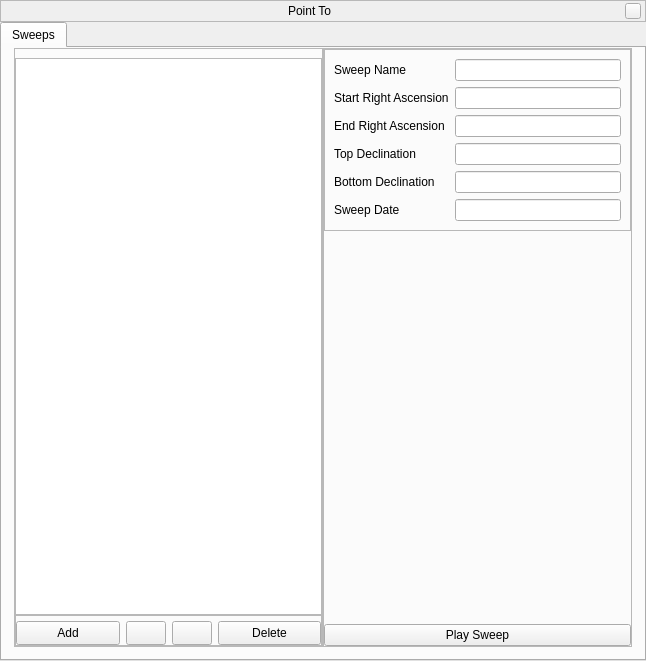
<?xml version="1.0" encoding="UTF-8"?>
<ui version="4.0">
 <class>ocularDialogForm</class>
 <widget class="QWidget" name="ocularDialogForm">
  <property name="geometry">
   <rect>
    <x>0</x>
    <y>0</y>
    <width>646</width>
    <height>661</height>
   </rect>
  </property>
  <property name="sizePolicy">
   <sizepolicy hsizetype="Minimum" vsizetype="MinimumExpanding">
    <horstretch>0</horstretch>
    <verstretch>0</verstretch>
   </sizepolicy>
  </property>
  <layout class="QVBoxLayout" name="verticalLayout_2">
   <property name="spacing">
    <number>0</number>
   </property>
   <property name="leftMargin">
    <number>0</number>
   </property>
   <property name="topMargin">
    <number>0</number>
   </property>
   <property name="rightMargin">
    <number>0</number>
   </property>
   <property name="bottomMargin">
    <number>0</number>
   </property>
   <item>
    <widget class="BarFrame" name="TitleBar">
     <property name="sizePolicy">
      <sizepolicy hsizetype="Expanding" vsizetype="Preferred">
       <horstretch>0</horstretch>
       <verstretch>0</verstretch>
      </sizepolicy>
     </property>
     <property name="maximumSize">
      <size>
       <width>16777215</width>
       <height>25</height>
      </size>
     </property>
     <property name="frameShape">
      <enum>QFrame::StyledPanel</enum>
     </property>
     <property name="frameShadow">
      <enum>QFrame::Raised</enum>
     </property>
     <layout class="QHBoxLayout" name="horizontalLayout_7">
      <property name="spacing">
       <number>6</number>
      </property>
      <property name="leftMargin">
       <number>0</number>
      </property>
      <property name="topMargin">
       <number>0</number>
      </property>
      <property name="rightMargin">
       <number>4</number>
      </property>
      <property name="bottomMargin">
       <number>0</number>
      </property>
      <item>
       <spacer name="leftSpacer">
        <property name="orientation">
         <enum>Qt::Horizontal</enum>
        </property>
        <property name="sizeHint" stdset="0">
         <size>
          <width>40</width>
          <height>20</height>
         </size>
        </property>
       </spacer>
      </item>
      <item>
       <widget class="QLabel" name="stelWindowTitle">
        <property name="text">
         <string>Point To</string>
        </property>
       </widget>
      </item>
      <item>
       <spacer name="rightSpacer">
        <property name="orientation">
         <enum>Qt::Horizontal</enum>
        </property>
        <property name="sizeHint" stdset="0">
         <size>
          <width>40</width>
          <height>20</height>
         </size>
        </property>
       </spacer>
      </item>
      <item>
       <widget class="QPushButton" name="closeStelWindow">
        <property name="minimumSize">
         <size>
          <width>16</width>
          <height>16</height>
         </size>
        </property>
        <property name="maximumSize">
         <size>
          <width>16</width>
          <height>16</height>
         </size>
        </property>
        <property name="focusPolicy">
         <enum>Qt::NoFocus</enum>
        </property>
        <property name="text">
         <string/>
        </property>
       </widget>
      </item>
     </layout>
    </widget>
   </item>
   <item>
    <widget class="QFrame" name="Contents">
     <property name="sizePolicy">
      <sizepolicy hsizetype="Expanding" vsizetype="Expanding">
       <horstretch>0</horstretch>
       <verstretch>0</verstretch>
      </sizepolicy>
     </property>
     <layout class="QVBoxLayout" name="verticalLayout_4">
      <property name="spacing">
       <number>0</number>
      </property>
      <property name="leftMargin">
       <number>0</number>
      </property>
      <property name="topMargin">
       <number>0</number>
      </property>
      <property name="rightMargin">
       <number>0</number>
      </property>
      <property name="bottomMargin">
       <number>0</number>
      </property>
      <item>
       <widget class="QTabWidget" name="Tabs">
        <property name="currentIndex">
         <number>0</number>
        </property>
        <property name="usesScrollButtons">
         <bool>false</bool>
        </property>
        <widget class="QWidget" name="sweepsTab">
         <attribute name="title">
          <string>Sweeps</string>
         </attribute>
         <layout class="QHBoxLayout" name="CCD_horizontalLayout_1">
          <property name="spacing">
           <number>0</number>
          </property>
          <property name="leftMargin">
           <number>12</number>
          </property>
          <property name="topMargin">
           <number>0</number>
          </property>
          <property name="rightMargin">
           <number>12</number>
          </property>
          <property name="bottomMargin">
           <number>12</number>
          </property>
          <item>
           <widget class="QFrame" name="sensorListFrame">
            <property name="sizePolicy">
             <sizepolicy hsizetype="Expanding" vsizetype="Expanding">
              <horstretch>0</horstretch>
              <verstretch>0</verstretch>
             </sizepolicy>
            </property>
            <property name="frameShape">
             <enum>QFrame::StyledPanel</enum>
            </property>
            <property name="frameShadow">
             <enum>QFrame::Raised</enum>
            </property>
            <layout class="QVBoxLayout" name="CCD_verticalLayout_1">
             <property name="spacing">
              <number>0</number>
             </property>
             <property name="leftMargin">
              <number>0</number>
             </property>
             <property name="rightMargin">
              <number>0</number>
             </property>
             <property name="bottomMargin">
              <number>0</number>
             </property>
             <item>
              <widget class="QListView" name="sweepListView">
               <property name="editTriggers">
                <set>QAbstractItemView::NoEditTriggers</set>
               </property>
               <property name="isWrapping" stdset="0">
                <bool>false</bool>
               </property>
               <property name="viewMode">
                <enum>QListView::ListMode</enum>
               </property>
               <property name="modelColumn">
                <number>0</number>
               </property>
              </widget>
             </item>
             <item>
              <widget class="QFrame" name="sensorsButtonFrame">
               <property name="frameShape">
                <enum>QFrame::StyledPanel</enum>
               </property>
               <property name="frameShadow">
                <enum>QFrame::Raised</enum>
               </property>
               <layout class="QHBoxLayout" name="CCD_horizontalLayout_2">
                <property name="leftMargin">
                 <number>0</number>
                </property>
                <property name="topMargin">
                 <number>5</number>
                </property>
                <property name="rightMargin">
                 <number>0</number>
                </property>
                <property name="bottomMargin">
                 <number>0</number>
                </property>
                <item>
                 <widget class="QPushButton" name="addSweep">
                  <property name="minimumSize">
                   <size>
                    <width>0</width>
                    <height>24</height>
                   </size>
                  </property>
                  <property name="text">
                   <string>Add</string>
                  </property>
                 </widget>
                </item>
                <item>
                 <widget class="QPushButton" name="pushButtonMoveSweepUp">
                  <property name="sizePolicy">
                   <sizepolicy hsizetype="Fixed" vsizetype="Fixed">
                    <horstretch>0</horstretch>
                    <verstretch>0</verstretch>
                   </sizepolicy>
                  </property>
                  <property name="minimumSize">
                   <size>
                    <width>24</width>
                    <height>24</height>
                   </size>
                  </property>
                  <property name="icon">
                   <iconset>
                    <normaloff>:/graphicGui/spinup.png</normaloff>:/graphicGui/spinup.png</iconset>
                  </property>
                 </widget>
                </item>
                <item>
                 <widget class="QPushButton" name="pushButtonMoveSweepDown">
                  <property name="sizePolicy">
                   <sizepolicy hsizetype="Fixed" vsizetype="Fixed">
                    <horstretch>0</horstretch>
                    <verstretch>0</verstretch>
                   </sizepolicy>
                  </property>
                  <property name="minimumSize">
                   <size>
                    <width>24</width>
                    <height>24</height>
                   </size>
                  </property>
                  <property name="icon">
                   <iconset>
                    <normaloff>:/graphicGui/spindown.png</normaloff>:/graphicGui/spindown.png</iconset>
                  </property>
                 </widget>
                </item>
                <item>
                 <widget class="QPushButton" name="deleteSweep">
                  <property name="minimumSize">
                   <size>
                    <width>0</width>
                    <height>24</height>
                   </size>
                  </property>
                  <property name="text">
                   <string>Delete</string>
                  </property>
                 </widget>
                </item>
               </layout>
              </widget>
             </item>
            </layout>
           </widget>
          </item>
          <item>
           <widget class="QFrame" name="SweepInfoFrame">
            <property name="frameShape">
             <enum>QFrame::StyledPanel</enum>
            </property>
            <property name="frameShadow">
             <enum>QFrame::Raised</enum>
            </property>
            <layout class="QVBoxLayout" name="CCD_verticalLayout_2">
             <property name="spacing">
              <number>0</number>
             </property>
             <property name="leftMargin">
              <number>0</number>
             </property>
             <property name="topMargin">
              <number>0</number>
             </property>
             <property name="rightMargin">
              <number>0</number>
             </property>
             <property name="bottomMargin">
              <number>0</number>
             </property>
             <item>
              <widget class="QFrame" name="SweepData">
               <property name="frameShape">
                <enum>QFrame::StyledPanel</enum>
               </property>
               <property name="frameShadow">
                <enum>QFrame::Raised</enum>
               </property>
               <layout class="QFormLayout" name="formLayout">
                <item row="1" column="0">
                 <widget class="QLabel" name="StartingRA">
                  <property name="text">
                   <string>Start Right Ascension</string>
                  </property>
                 </widget>
                </item>
                <item row="2" column="0">
                 <widget class="QLabel" name="EndingRA">
                  <property name="text">
                   <string>End Right Ascension</string>
                  </property>
                 </widget>
                </item>
                <item row="3" column="0">
                 <widget class="QLabel" name="StartingDec">
                  <property name="text">
                   <string>Top Declination</string>
                  </property>
                 </widget>
                </item>
                <item row="4" column="0">
                 <widget class="QLabel" name="EndingDec">
                  <property name="text">
                   <string>Bottom Declination</string>
                  </property>
                 </widget>
                </item>
                <item row="5" column="0">
                 <widget class="QLabel" name="Date">
                  <property name="text">
                   <string>Sweep Date</string>
                  </property>
                 </widget>
                </item>
                <item row="0" column="0">
                 <widget class="QLabel" name="SweepName">
                  <property name="text">
                   <string>Sweep Name</string>
                  </property>
                 </widget>
                </item>
                <item row="0" column="1">
                 <widget class="QLineEdit" name="sweepName"/>
                </item>
                <item row="1" column="1">
                 <widget class="QLineEdit" name="lineEdit"/>
                </item>
                <item row="2" column="1">
                 <widget class="QLineEdit" name="lineEdit_2"/>
                </item>
                <item row="3" column="1">
                 <widget class="QLineEdit" name="lineEdit_3"/>
                </item>
                <item row="4" column="1">
                 <widget class="QLineEdit" name="lineEdit_4"/>
                </item>
                <item row="5" column="1">
                 <widget class="QLineEdit" name="lineEdit_5"/>
                </item>
               </layout>
              </widget>
             </item>
             <item>
              <spacer name="SweepVerticalSpacer">
               <property name="orientation">
                <enum>Qt::Vertical</enum>
               </property>
               <property name="sizeHint" stdset="0">
                <size>
                 <width>92</width>
                 <height>258</height>
                </size>
               </property>
              </spacer>
             </item>
             <item>
              <widget class="QPushButton" name="playSweep">
               <property name="text">
                <string>Play Sweep</string>
               </property>
              </widget>
             </item>
            </layout>
           </widget>
          </item>
         </layout>
        </widget>
       </widget>
      </item>
     </layout>
    </widget>
   </item>
  </layout>
 </widget>
 <customwidgets>
  <customwidget>
   <class>BarFrame</class>
   <extends>QFrame</extends>
   <header>Dialog.hpp</header>
   <container>1</container>
  </customwidget>
 </customwidgets>
 <tabstops>
  <tabstop>Tabs</tabstop>
  <tabstop>sweepListView</tabstop>
  <tabstop>addSweep</tabstop>
  <tabstop>pushButtonMoveSweepUp</tabstop>
  <tabstop>pushButtonMoveSweepDown</tabstop>
  <tabstop>deleteSweep</tabstop>
 </tabstops>
 <resources>
  <include location="../../../../data/gui/guiRes.qrc"/>
 </resources>
 <connections/>
</ui>
